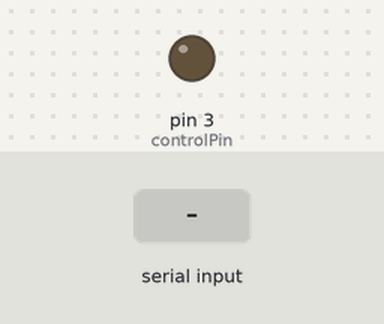
Bench run of a sketch on a simulated Arduino Uno, built with avr-gcc and run on an emulated ATmega328P. Parts: output pins drawn as LEDs (lit = HIGH). Inputs (shaded band) come from the test bench. What the sketch prints to the serial monitor is not drawn.

Above: at 1.2 s.
1.3 s: byte 2 (myID) received over Serial
Timing chart, 0 to 4.3 s (numbered marks = the images above; inputs shaded):
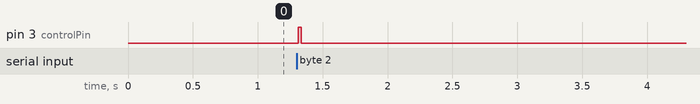

The sketch:

slave_2.ino
```cpp
#define myID 2
#define controlPin 3

int called_ID;

void setup() {
  Serial.begin(9600);
  pinMode(controlPin, OUTPUT);
  digitalWrite(controlPin, LOW);
}

void loop() {

  while(Serial.available()>0){
    called_ID = Serial.read();
  }
  delay(10);
  if(called_ID == myID){
    digitalWrite(controlPin, HIGH);

    Serial.print(70);
    Serial.print(',');
    Serial.print(80);
    Serial.print(',');
    Serial.print(90);
    Serial.print(',');
    Serial.print(100);
    Serial.print(',');
    Serial.print(110);
    Serial.print(',');
    Serial.println(120);

    delay(20);
    digitalWrite(controlPin, LOW);


    called_ID = 0;
  }

}
```

Measured:
- after the input at 1.3 s, pin 3 (controlPin): LOW → HIGH at once, → LOW 0.02 s later
